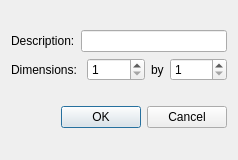
<?xml version="1.0" encoding="UTF-8"?>
<ui version="4.0">
 <class>NewMapDialog</class>
 <widget class="QDialog" name="NewMapDialog">
  <property name="windowModality">
   <enum>Qt::ApplicationModal</enum>
  </property>
  <property name="geometry">
   <rect>
    <x>0</x>
    <y>0</y>
    <width>238</width>
    <height>160</height>
   </rect>
  </property>
  <property name="sizePolicy">
   <sizepolicy hsizetype="Fixed" vsizetype="Fixed">
    <horstretch>0</horstretch>
    <verstretch>0</verstretch>
   </sizepolicy>
  </property>
  <property name="contextMenuPolicy">
   <enum>Qt::DefaultContextMenu</enum>
  </property>
  <property name="windowTitle">
   <string>New Map</string>
  </property>
  <property name="modal">
   <bool>true</bool>
  </property>
  <layout class="QVBoxLayout" name="verticalLayout_2">
   <item>
    <layout class="QVBoxLayout" name="verticalLayout">
     <item>
      <layout class="QHBoxLayout" name="horizontalLayout">
       <item>
        <widget class="QLabel" name="DescLabel">
         <property name="text">
          <string>Description:</string>
         </property>
        </widget>
       </item>
       <item>
        <widget class="QLineEdit" name="DescriptionLE"/>
       </item>
      </layout>
     </item>
     <item>
      <layout class="QHBoxLayout" name="horizontalLayout_2">
       <item>
        <widget class="QLabel" name="DimensionsLabel">
         <property name="text">
          <string>Dimensions: </string>
         </property>
        </widget>
       </item>
       <item>
        <widget class="QSpinBox" name="WidthBox">
         <property name="minimum">
          <number>1</number>
         </property>
         <property name="maximum">
          <number>10</number>
         </property>
        </widget>
       </item>
       <item>
        <widget class="QLabel" name="ByLabel">
         <property name="sizePolicy">
          <sizepolicy hsizetype="Fixed" vsizetype="Preferred">
           <horstretch>0</horstretch>
           <verstretch>0</verstretch>
          </sizepolicy>
         </property>
         <property name="text">
          <string>by</string>
         </property>
        </widget>
       </item>
       <item>
        <widget class="QSpinBox" name="HeightBox">
         <property name="minimum">
          <number>1</number>
         </property>
         <property name="maximum">
          <number>10</number>
         </property>
        </widget>
       </item>
      </layout>
     </item>
    </layout>
   </item>
   <item>
    <widget class="QDialogButtonBox" name="buttonBox">
     <property name="orientation">
      <enum>Qt::Horizontal</enum>
     </property>
     <property name="standardButtons">
      <set>QDialogButtonBox::Cancel|QDialogButtonBox::Ok</set>
     </property>
     <property name="centerButtons">
      <bool>false</bool>
     </property>
    </widget>
   </item>
  </layout>
 </widget>
 <resources/>
 <connections>
  <connection>
   <sender>buttonBox</sender>
   <signal>accepted()</signal>
   <receiver>NewMapDialog</receiver>
   <slot>accept()</slot>
   <hints>
    <hint type="sourcelabel">
     <x>248</x>
     <y>254</y>
    </hint>
    <hint type="destinationlabel">
     <x>157</x>
     <y>274</y>
    </hint>
   </hints>
  </connection>
  <connection>
   <sender>buttonBox</sender>
   <signal>rejected()</signal>
   <receiver>NewMapDialog</receiver>
   <slot>reject()</slot>
   <hints>
    <hint type="sourcelabel">
     <x>316</x>
     <y>260</y>
    </hint>
    <hint type="destinationlabel">
     <x>286</x>
     <y>274</y>
    </hint>
   </hints>
  </connection>
 </connections>
</ui>
